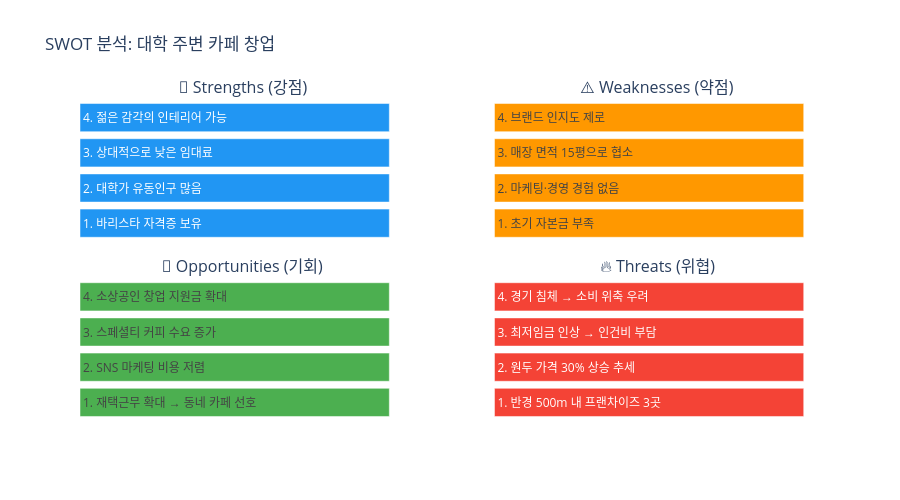

Notebook code for this chart:
### Markdown cell above
### 1.2 SWOT 매트릭스 구조

좋은 SWOT 분석을 위한 **질문 가이드**:

| 요소 | 핵심 질문 | 예시 (카페 창업) |
|------|-----------|------------------|
| **강점(S)** | 우리가 잘하는 것은? 경쟁자보다 나은 점은? | 바리스타 자격증 보유, 대학가 입지, 낮은 임대료 |
| **약점(W)** | 부족한 자원은? 개선할 점은? | 초기 자본 부족, 마케팅 경험 없음, 좁은 매장 |
| **기회(O)** | 활용할 수 있는 외부 변화는? | 재택근무 → 동네 카페 수요 증가, SNS 마케팅 비용 저렴 |
| **위협(T)** | 주의해야 할 외부 위험은? | 프랜차이즈 카페 진출, 원두 가격 상승, 최저임금 인상 |

#### SWOT 작성 시 흔한 실수

1. **내부/외부 혼동**: "시장이 성장한다"는 강점이 아니라 **기회**입니다
2. **너무 추상적**: "품질이 좋다" → "원두 직접 로스팅으로 신선도 유지" (구체적으로!)
3. **나열만 하고 끝**: SWOT는 분석의 **시작**이지 끝이 아닙니다 → TOWS 전략으로 연결해야 합니다

---

### Code cell
# ============================================================
# SWOT 매트릭스 시각화: 대학 주변 카페 창업 사례
# ============================================================

# SWOT 요인 정의
swot_data = {
    'Strengths (강점)': [
        '바리스타 자격증 보유',
        '대학가 유동인구 많음',
        '상대적으로 낮은 임대료',
        '젊은 감각의 인테리어 가능'
    ],
    'Weaknesses (약점)': [
        '초기 자본금 부족',
        '마케팅·경영 경험 없음',
        '매장 면적 15평으로 협소',
        '브랜드 인지도 제로'
    ],
    'Opportunities (기회)': [
        '재택근무 확대 → 동네 카페 선호',
        'SNS 마케팅 비용 저렴',
        '스페셜티 커피 수요 증가',
        '소상공인 창업 지원금 확대'
    ],
    'Threats (위협)': [
        '반경 500m 내 프랜차이즈 3곳',
        '원두 가격 30% 상승 추세',
        '최저임금 인상 → 인건비 부담',
        '경기 침체 → 소비 위축 우려'
    ]
}

# 2x2 매트릭스 시각화
fig = make_subplots(
    rows=2, cols=2,
    subplot_titles=['💪 Strengths (강점)', '⚠️ Weaknesses (약점)',
                    '🌟 Opportunities (기회)', '🔥 Threats (위협)'],
    vertical_spacing=0.12, horizontal_spacing=0.12
)

colors = {'S': '#2196F3', 'W': '#FF9800', 'O': '#4CAF50', 'T': '#F44336'}
positions = {'Strengths (강점)': (1,1), 'Weaknesses (약점)': (1,2),
             'Opportunities (기회)': (2,1), 'Threats (위협)': (2,2)}
color_keys = {'Strengths (강점)': 'S', 'Weaknesses (약점)': 'W',
              'Opportunities (기회)': 'O', 'Threats (위협)': 'T'}

for category, items in swot_data.items():
    r, c = positions[category]
    y_vals = list(range(len(items)-1, -1, -1))
    fig.add_trace(
        go.Bar(
            x=[1]*len(items), y=[f"{i+1}. {item}" for i, item in enumerate(items)],
            orientation='h',
            marker_color=colors[color_keys[category]],
            showlegend=False,
            text=[f"{i+1}. {item}" for i, item in enumerate(items)],
            textposition='inside',
            insidetextanchor='start'
        ),
        row=r, col=c
    )

fig.update_xaxes(visible=False)
fig.update_yaxes(visible=False)
fig.update_layout(
    title='SWOT 분석: 대학 주변 카페 창업',
    height=500, width=900,
    template='plotly_white'
)
fig.show()

print("\n📌 관찰 포인트:")
print("   - 내부 요인(위)은 우리가 바꿀 수 있고, 외부 요인(아래)은 대비만 가능합니다.")
print("   - 이 SWOT만으로는 '그래서 뭘 해야 하나?'에 답하기 어렵습니다.")
print("   - → 다음에 배울 TOWS 매트릭스가 이 문제를 해결합니다.")

### Figure 1 — Plotly figure (JSON) as saved in the notebook; plotly's stock layout.template omitted (floating-point values rounded to 4 significant figures)
{"data": [{"insidetextanchor": "start", "marker": {"color": "#2196F3"}, "orientation": "h", "showlegend": false, "text": ["1. 바리스타 자격증 보유", "2. 대학가 유동인구 많음", "3. 상대적으로 낮은 임대료", "4. 젊은 감각의 인테리어 가능"], "textposition": "inside", "type": "bar", "x": [1, 1, 1, 1], "xaxis": "x", "y": ["1. 바리스타 자격증 보유", "2. 대학가 유동인구 많음", "3. 상대적으로 낮은 임대료", "4. 젊은 감각의 인테리어 가능"], "yaxis": "y"}, {"insidetextanchor": "start", "marker": {"color": "#FF9800"}, "orientation": "h", "showlegend": false, "text": ["1. 초기 자본금 부족", "2. 마케팅·경영 경험 없음", "3. 매장 면적 15평으로 협소", "4. 브랜드 인지도 제로"], "textposition": "inside", "type": "bar", "x": [1, 1, 1, 1], "xaxis": "x2", "y": ["1. 초기 자본금 부족", "2. 마케팅·경영 경험 없음", "3. 매장 면적 15평으로 협소", "4. 브랜드 인지도 제로"], "yaxis": "y2"}, {"insidetextanchor": "start", "marker": {"color": "#4CAF50"}, "orientation": "h", "showlegend": false, "text": ["1. 재택근무 확대 → 동네 카페 선호", "2. SNS 마케팅 비용 저렴", "3. 스페셜티 커피 수요 증가", "4. 소상공인 창업 지원금 확대"], "textposition": "inside", "type": "bar", "x": [1, 1, 1, 1], "xaxis": "x3", "y": ["1. 재택근무 확대 → 동네 카페 선호", "2. SNS 마케팅 비용 저렴", "3. 스페셜티 커피 수요 증가", "4. 소상공인 창업 지원금 확대"], "yaxis": "y3"}, {"insidetextanchor": "start", "marker": {"color": "#F44336"}, "orientation": "h", "showlegend": false, "text": ["1. 반경 500m 내 프랜차이즈 3곳", "2. 원두 가격 30% 상승 추세", "3. 최저임금 인상 → 인건비 부담", "4. 경기 침체 → 소비 위축 우려"], "textposition": "inside", "type": "bar", "x": [1, 1, 1, 1], "xaxis": "x4", "y": ["1. 반경 500m 내 프랜차이즈 3곳", "2. 원두 가격 30% 상승 추세", "3. 최저임금 인상 → 인건비 부담", "4. 경기 침체 → 소비 위축 우려"], "yaxis": "y4"}], "layout": {"annotations": [{"font": {"size": 16}, "showarrow": false, "text": "💪 Strengths (강점)", "x": 0.22, "xanchor": "center", "xref": "paper", "y": 1, "yanchor": "bottom", "yref": "paper"}, {"font": {"size": 16}, "showarrow": false, "text": "⚠️ Weaknesses (약점)", "x": 0.78, "xanchor": "center", "xref": "paper", "y": 1, "yanchor": "bottom", "yref": "paper"}, {"font": {"size": 16}, "showarrow": false, "text": "🌟 Opportunities (기회)", "x": 0.22, "xanchor": "center", "xref": "paper", "y": 0.44, "yanchor": "bottom", "yref": "paper"}, {"font": {"size": 16}, "showarrow": false, "text": "🔥 Threats (위협)", "x": 0.78, "xanchor": "center", "xref": "paper", "y": 0.44, "yanchor": "bottom", "yref": "paper"}], "height": 500, "title": {"text": "SWOT 분석: 대학 주변 카페 창업"}, "width": 900, "xaxis": {"anchor": "y", "domain": [0, 0.44], "visible": false}, "xaxis2": {"anchor": "y2", "domain": [0.56, 1], "visible": false}, "xaxis3": {"anchor": "y3", "domain": [0, 0.44], "visible": false}, "xaxis4": {"anchor": "y4", "domain": [0.56, 1], "visible": false}, "yaxis": {"anchor": "x", "domain": [0.56, 1], "visible": false}, "yaxis2": {"anchor": "x2", "domain": [0.56, 1], "visible": false}, "yaxis3": {"anchor": "x3", "domain": [0, 0.44], "visible": false}, "yaxis4": {"anchor": "x4", "domain": [0, 0.44], "visible": false}}}
